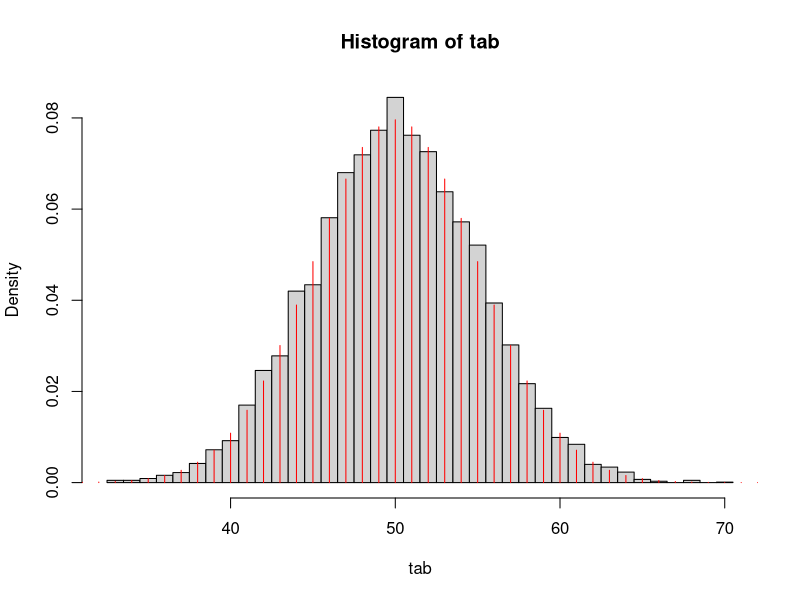
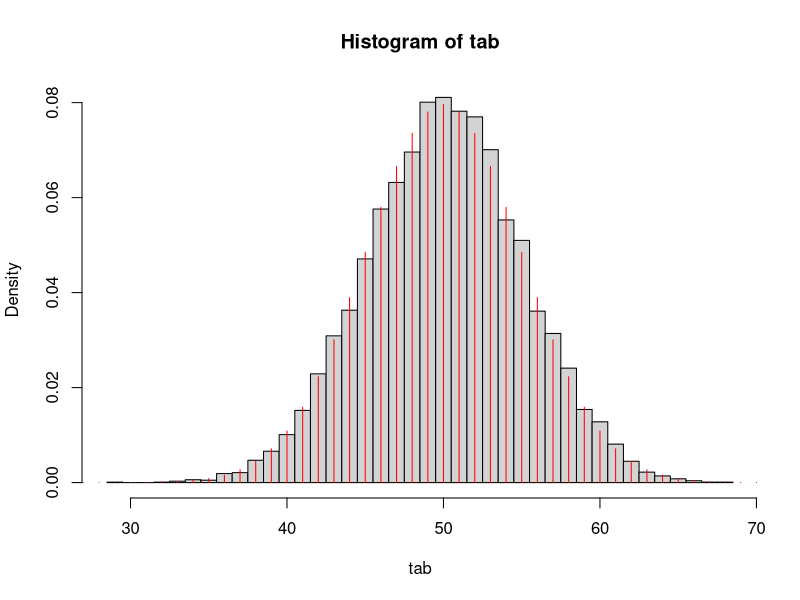
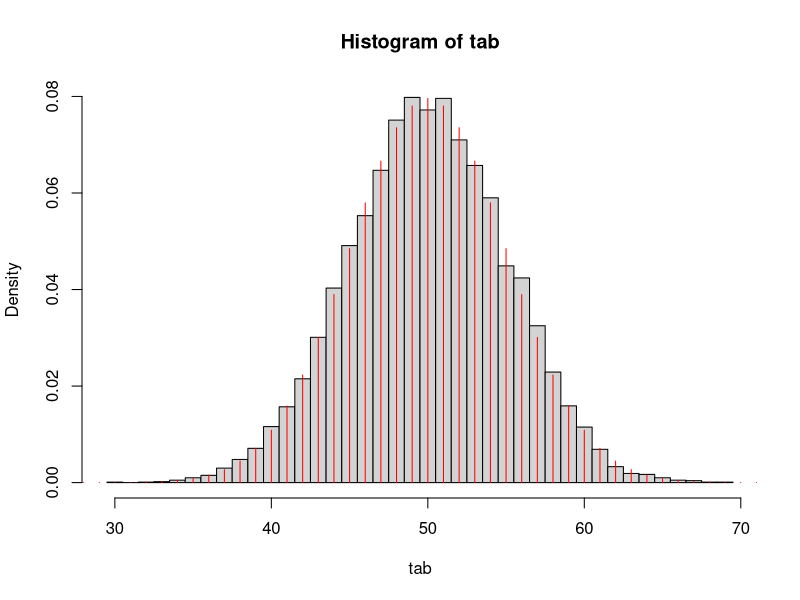
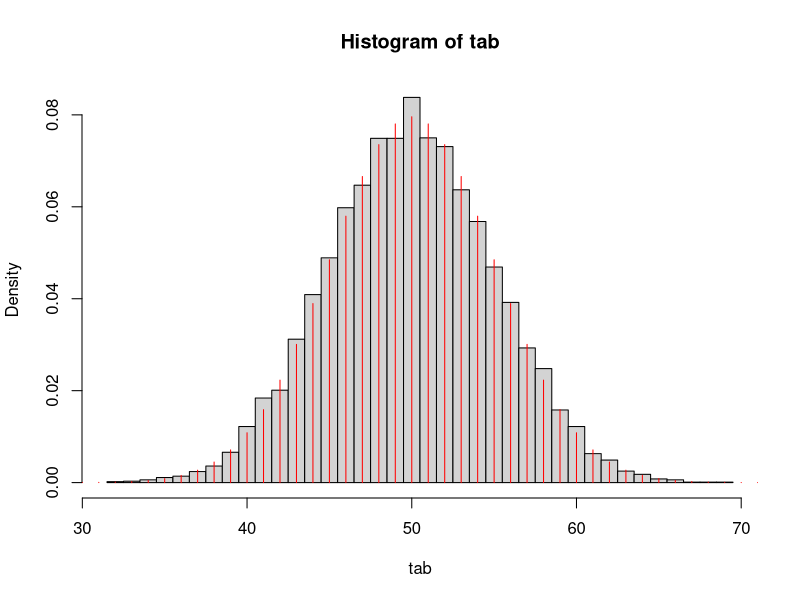
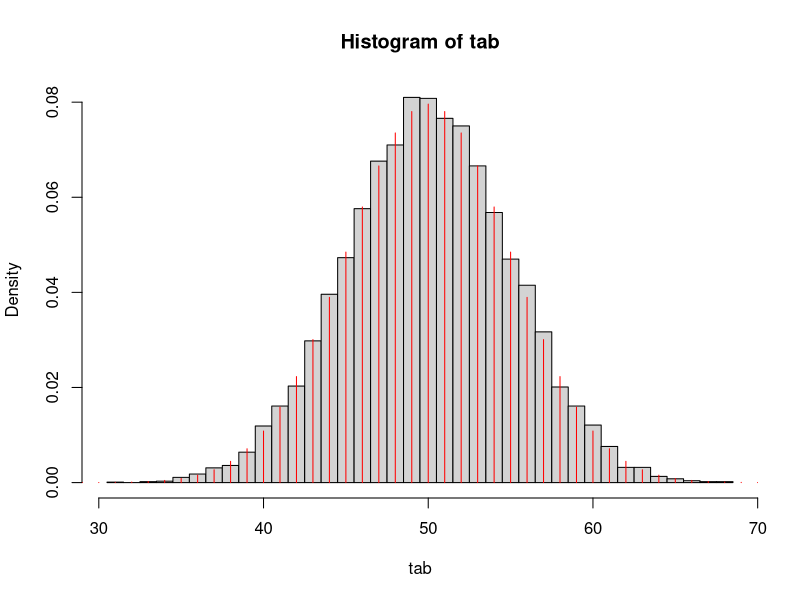
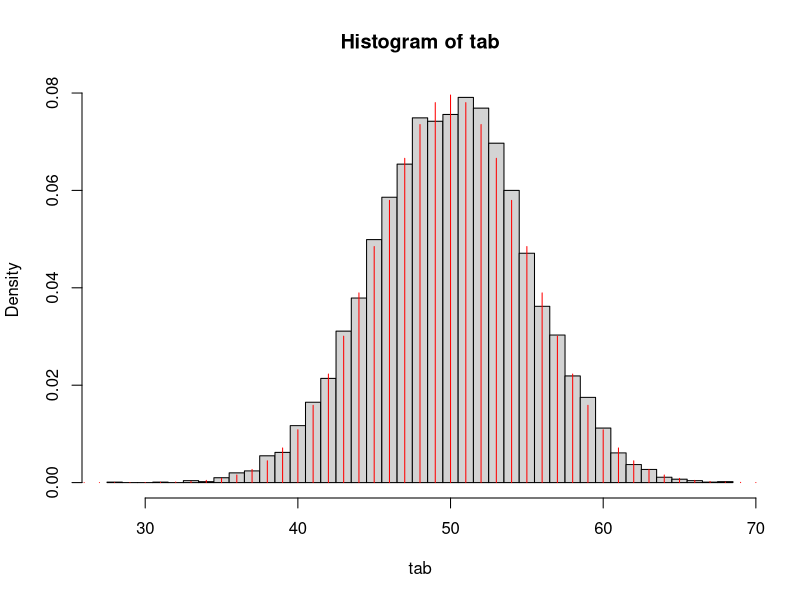
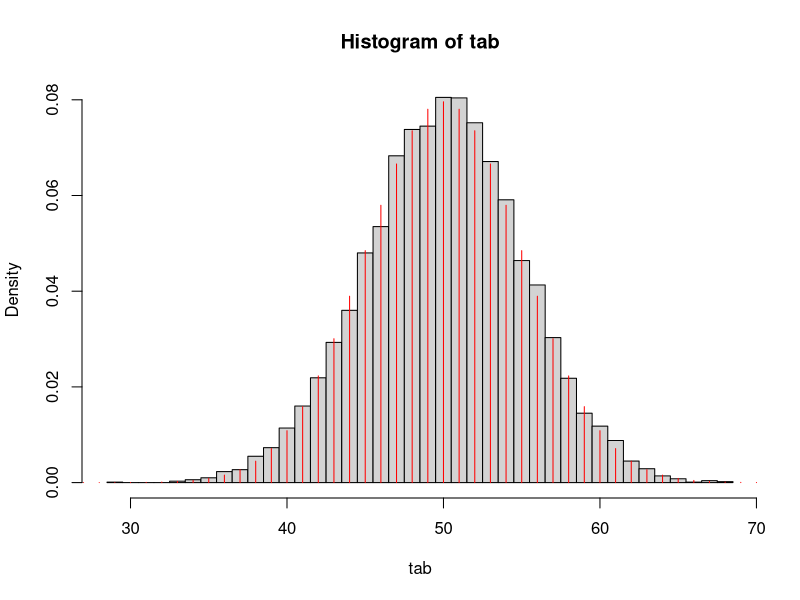
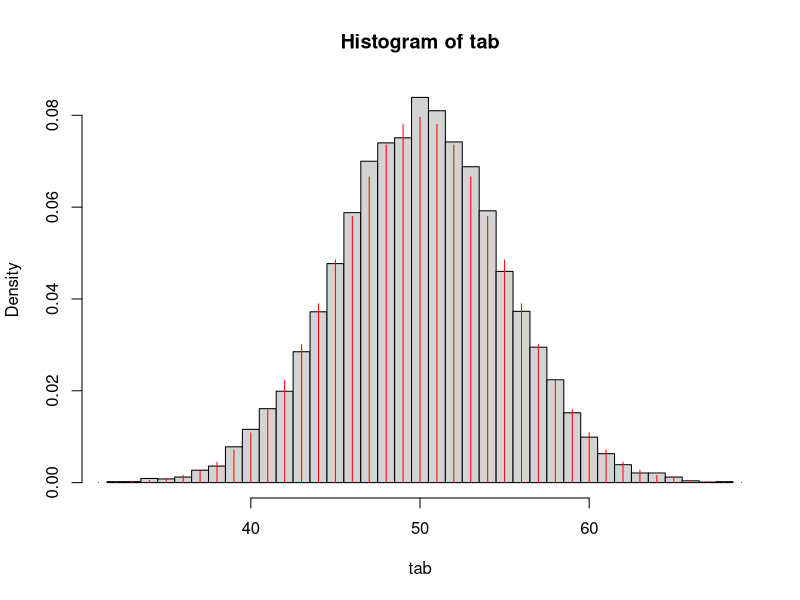

The R script that drew these images, in order:
conditionnal_test_under_null = function(a,n,b){
  quant = qbinom(1-a, n, 1/2, lower.tail = TRUE, log.p = FALSE)
  tab = rbinom(b, n, 1/2)
  x=0:n
  mass_fuction = dbinom(x, n, 1/2, log = FALSE)
  hist(tab,probability=TRUE,breaks = seq(min(tab)-0.5, max(tab)+0.5, by = 1))
  lines(x,mass_fuction,type ="h",col="red")
  for (i in 1:b){
    if (tab[i]>quant){
      tab[i]=1
    }
    else{
      tab[i]=0
    }
  }
  risk_exp=sum(tab)/b
  print(quant)
  print(tab)
  return(risk_exp)
}

conditionnal_test_under_null(0.1,100,10000)

#Variation du risque de première espèce empirique en fonction du niveau du test 
vect_a=c()
x=seq(0, 1, by = 0.05)
for(a in seq(0, 1, by = 0.05)){
  vect_a = c(vect_a,conditionnal_test_under_null(a,100,10000))
}
plot(x,vect_a)

?rpois
unconditionnal_test = function(a,p,b){
  Y1 = rpois(b,p[1])
  Y2 = rpois(b,p[2])
  vect_Y1=c()
  for(i in 1:b){
    vect_Y1 = c(vect_Y1,Y1[i])
    n = Y1[i]+Y2[i]
    quant = qbinom(1-a, n, 1/2, lower.tail = TRUE, log.p = FALSE)
    if(vect_Y1[i] > quant){
      vect_Y1[i]=1
    }
    else{
    vect_Y1[i]=0
    }
  }
'print(vect_n00)' 
return(sum(vect_Y1)/b)
}

unconditionnal_test(0.05,c(10,10),10000)

#Variation de la probabilité de rejeter empirique en fonction du niveau du test 
vect_a2=c()
x=seq(0, 1, by = 0.05)
for(a in seq(0, 1, by = 0.05)){
  vect_a2 = c(vect_a2,unconditionnal_test(a,c(8,10),10000))
}
plot(x,vect_a2)
